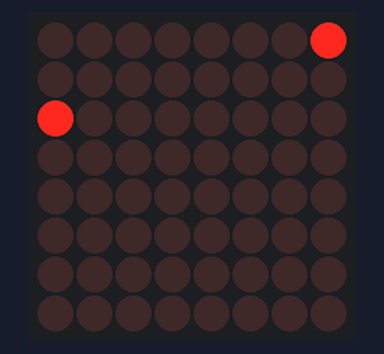
Simulated run of this sketch. Board: Arduino Uno, built with avr-gcc and run on an emulated ATmega328P. On the bench: 8×8 LED matrix. What the sketch prints to the serial monitor is not drawn.

Above: at 0.1 s.

The sketch:

max7219_mdmax.ino
```cpp
// module: {"type":"max7219m","pins":{"DIN":"D11","CLK":"D13","CS":"D10"}}
// screen: {"type":"max7219m","on":true,"mat":[1,0,128,0,0,0,0,0]}
// expect: cols=8
// run-ms: 400
// Matrice MAX7219 pilotée par MD_MAX72XX (MajicDesigns) en SPI matériel (MOSI D11, SCK D13, CS D10), module FC-16 :
// la colonne 0 est à droite.
#include <MD_MAX72xx.h>
#include <SPI.h>
MD_MAX72XX mx = MD_MAX72XX(MD_MAX72XX::FC16_HW, 10, 1);
void setup() {
  Serial.begin(9600);
  mx.begin();
  mx.control(MD_MAX72XX::INTENSITY, 2);
  mx.clear();
  mx.setPoint(0, 0, true);
  mx.setPoint(2, 7, true);
  Serial.print(F("cols=")); Serial.println(mx.getColumnCount());
}
void loop() {}
```
